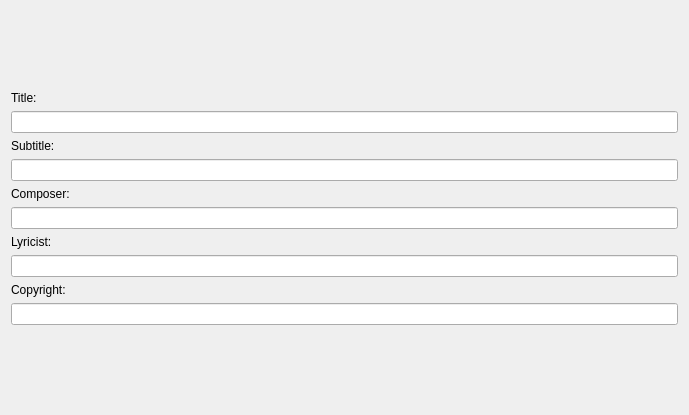
<?xml version="1.0" encoding="UTF-8"?>
<ui version="4.0">
 <class>NewWizard</class>
 <widget class="QWidget" name="NewWizard">
  <property name="geometry">
   <rect>
    <x>0</x>
    <y>0</y>
    <width>689</width>
    <height>415</height>
   </rect>
  </property>
  <property name="windowTitle">
   <string/>
  </property>
  <layout class="QGridLayout">
   <item row="2" column="1">
    <widget class="QLineEdit" name="title">
     <property name="maximumSize">
      <size>
       <width>800</width>
       <height>16777215</height>
      </size>
     </property>
     <property name="accessibleName">
      <string>Title</string>
     </property>
     <property name="accessibleDescription">
      <string>Insert title here</string>
     </property>
    </widget>
   </item>
   <item row="4" column="1">
    <widget class="QLineEdit" name="subtitle">
     <property name="maximumSize">
      <size>
       <width>800</width>
       <height>16777215</height>
      </size>
     </property>
     <property name="accessibleName">
      <string>Subtitle</string>
     </property>
     <property name="accessibleDescription">
      <string>Insert subtitle here</string>
     </property>
    </widget>
   </item>
   <item row="6" column="1">
    <widget class="QLineEdit" name="composer">
     <property name="maximumSize">
      <size>
       <width>800</width>
       <height>16777215</height>
      </size>
     </property>
     <property name="accessibleName">
      <string>Composer</string>
     </property>
     <property name="accessibleDescription">
      <string>Insert composer's name here</string>
     </property>
    </widget>
   </item>
   <item row="10" column="1">
    <widget class="QLineEdit" name="copyright">
     <property name="maximumSize">
      <size>
       <width>800</width>
       <height>16777215</height>
      </size>
     </property>
     <property name="accessibleName">
      <string>Copyright</string>
     </property>
     <property name="accessibleDescription">
      <string>Insert copyright here</string>
     </property>
    </widget>
   </item>
   <item row="8" column="1">
    <widget class="QLineEdit" name="poet">
     <property name="maximumSize">
      <size>
       <width>800</width>
       <height>16777215</height>
      </size>
     </property>
     <property name="accessibleName">
      <string>Lyricist</string>
     </property>
     <property name="accessibleDescription">
      <string>Insert lyricist's name here</string>
     </property>
    </widget>
   </item>
   <item row="11" column="1">
    <spacer>
     <property name="orientation">
      <enum>Qt::Vertical</enum>
     </property>
     <property name="sizeHint" stdset="0">
      <size>
       <width>20</width>
       <height>40</height>
      </size>
     </property>
    </spacer>
   </item>
   <item row="1" column="1">
    <widget class="QLabel" name="label">
     <property name="text">
      <string>Title:</string>
     </property>
    </widget>
   </item>
   <item row="9" column="1">
    <widget class="QLabel" name="label_5">
     <property name="text">
      <string>Copyright:</string>
     </property>
    </widget>
   </item>
   <item row="5" column="1">
    <widget class="QLabel" name="label_3">
     <property name="text">
      <string>Composer:</string>
     </property>
    </widget>
   </item>
   <item row="7" column="1">
    <widget class="QLabel" name="label_4">
     <property name="text">
      <string>Lyricist:</string>
     </property>
    </widget>
   </item>
   <item row="3" column="1">
    <widget class="QLabel" name="label_2">
     <property name="text">
      <string>Subtitle:</string>
     </property>
    </widget>
   </item>
   <item row="0" column="1">
    <spacer name="verticalSpacer">
     <property name="orientation">
      <enum>Qt::Vertical</enum>
     </property>
     <property name="sizeHint" stdset="0">
      <size>
       <width>20</width>
       <height>40</height>
      </size>
     </property>
    </spacer>
   </item>
  </layout>
 </widget>
 <resources/>
 <connections/>
</ui>
